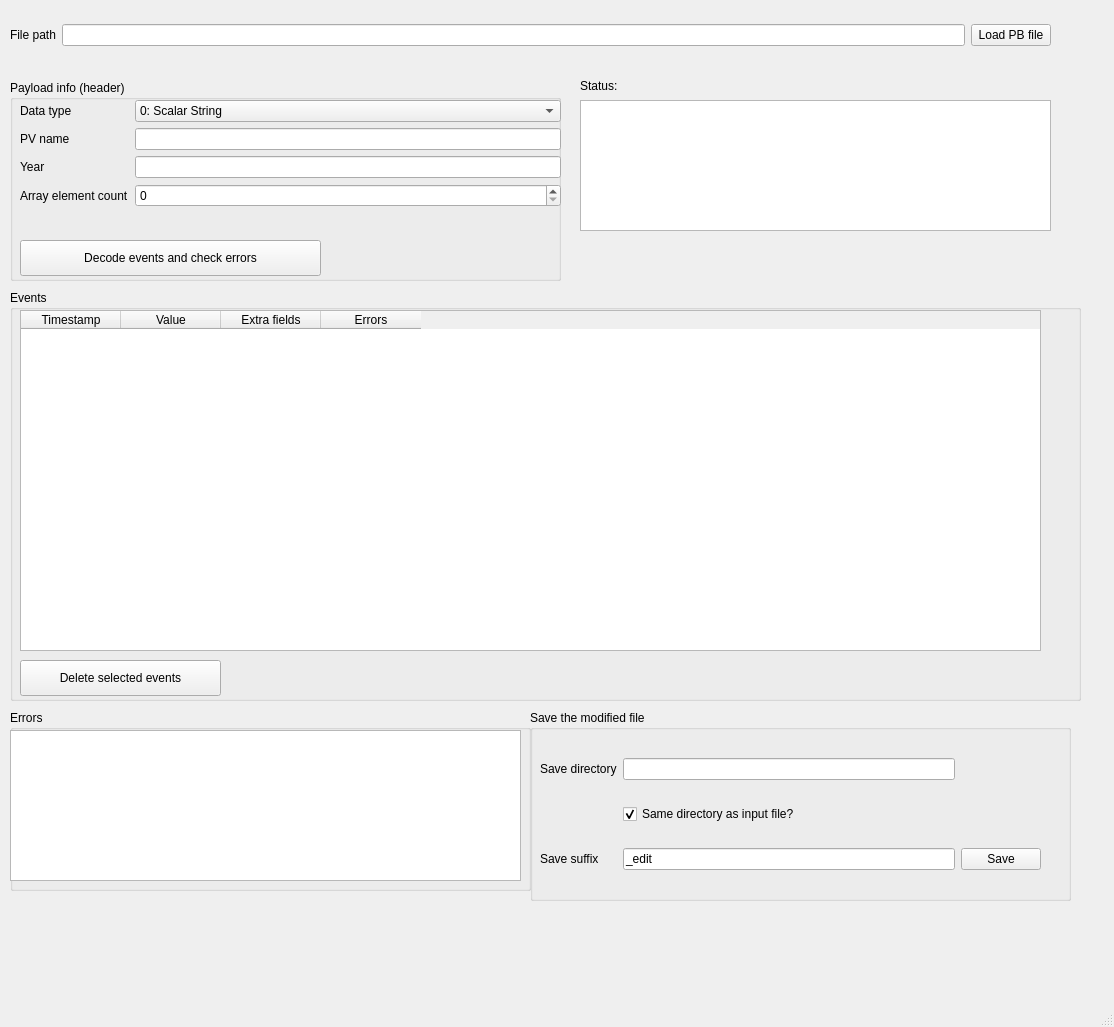
<?xml version="1.0" encoding="UTF-8"?>
<ui version="4.0">
 <class>MainWindow</class>
 <widget class="QMainWindow" name="MainWindow">
  <property name="geometry">
   <rect>
    <x>0</x>
    <y>0</y>
    <width>1114</width>
    <height>1027</height>
   </rect>
  </property>
  <property name="font">
   <font>
    <weight>50</weight>
    <bold>false</bold>
   </font>
  </property>
  <property name="windowTitle">
   <string>Protobuf Fixer</string>
  </property>
  <widget class="QWidget" name="centralwidget">
   <widget class="QWidget" name="gridLayoutWidget">
    <property name="geometry">
     <rect>
      <x>10</x>
      <y>10</y>
      <width>1041</width>
      <height>51</height>
     </rect>
    </property>
    <layout class="QGridLayout" name="gridLayout">
     <item row="0" column="1">
      <widget class="QLineEdit" name="input_file_path">
       <property name="font">
        <font>
         <family>Courier New</family>
         <weight>75</weight>
         <bold>true</bold>
        </font>
       </property>
      </widget>
     </item>
     <item row="0" column="0">
      <widget class="QLabel" name="label">
       <property name="text">
        <string>File path</string>
       </property>
      </widget>
     </item>
     <item row="0" column="2">
      <widget class="QPushButton" name="read_file_button">
       <property name="text">
        <string>Load PB file</string>
       </property>
       <property name="icon">
        <iconset theme="document-open">
         <normaloff>.</normaloff>.</iconset>
       </property>
      </widget>
     </item>
    </layout>
   </widget>
   <widget class="QGroupBox" name="groupBox">
    <property name="geometry">
     <rect>
      <x>10</x>
      <y>80</y>
      <width>551</width>
      <height>201</height>
     </rect>
    </property>
    <property name="title">
     <string>Payload info (header)</string>
    </property>
    <widget class="QWidget" name="formLayoutWidget">
     <property name="geometry">
      <rect>
       <x>10</x>
       <y>20</y>
       <width>541</width>
       <height>131</height>
      </rect>
     </property>
     <layout class="QFormLayout" name="formLayout">
      <item row="0" column="0">
       <widget class="QLabel" name="label_3">
        <property name="text">
         <string>Data type</string>
        </property>
       </widget>
      </item>
      <item row="0" column="1">
       <widget class="QComboBox" name="data_type_control">
        <item>
         <property name="text">
          <string>0: Scalar String</string>
         </property>
        </item>
        <item>
         <property name="text">
          <string>1: Scalar Short</string>
         </property>
        </item>
        <item>
         <property name="text">
          <string>2: Scalar Float</string>
         </property>
        </item>
        <item>
         <property name="text">
          <string>3: Scalar Enum</string>
         </property>
        </item>
        <item>
         <property name="text">
          <string>4: Scalar Byte</string>
         </property>
        </item>
        <item>
         <property name="text">
          <string>5: Scalar Int</string>
         </property>
        </item>
        <item>
         <property name="text">
          <string>6: Scalar Double</string>
         </property>
        </item>
        <item>
         <property name="text">
          <string>7: Vector String</string>
         </property>
        </item>
        <item>
         <property name="text">
          <string>8: Vector Short</string>
         </property>
        </item>
        <item>
         <property name="text">
          <string>9: Vector Float</string>
         </property>
        </item>
        <item>
         <property name="text">
          <string>10: Vector Enum</string>
         </property>
        </item>
        <item>
         <property name="text">
          <string>11: Vector Char</string>
         </property>
        </item>
        <item>
         <property name="text">
          <string>12: Vector Int</string>
         </property>
        </item>
        <item>
         <property name="text">
          <string>13: Vector Double</string>
         </property>
        </item>
        <item>
         <property name="text">
          <string>14: V4 Generic Bytes</string>
         </property>
        </item>
       </widget>
      </item>
      <item row="1" column="0">
       <widget class="QLabel" name="label_4">
        <property name="text">
         <string>PV name</string>
        </property>
       </widget>
      </item>
      <item row="1" column="1">
       <widget class="QLineEdit" name="pv_name_control"/>
      </item>
      <item row="2" column="0">
       <widget class="QLabel" name="label_5">
        <property name="text">
         <string>Year</string>
        </property>
       </widget>
      </item>
      <item row="2" column="1">
       <widget class="QLineEdit" name="year_control"/>
      </item>
      <item row="3" column="0">
       <widget class="QLabel" name="label_6">
        <property name="text">
         <string>Array element count</string>
        </property>
       </widget>
      </item>
      <item row="3" column="1">
       <widget class="QSpinBox" name="element_count_control">
        <property name="maximum">
         <number>999999999</number>
        </property>
       </widget>
      </item>
     </layout>
    </widget>
    <widget class="QPushButton" name="decode_button">
     <property name="geometry">
      <rect>
       <x>10</x>
       <y>160</y>
       <width>301</width>
       <height>36</height>
      </rect>
     </property>
     <property name="text">
      <string>Decode events and check errors</string>
     </property>
     <property name="icon">
      <iconset theme="go-down">
       <normaloff>.</normaloff>.</iconset>
     </property>
    </widget>
   </widget>
   <widget class="QGroupBox" name="groupBox_2">
    <property name="geometry">
     <rect>
      <x>10</x>
      <y>290</y>
      <width>1071</width>
      <height>411</height>
     </rect>
    </property>
    <property name="title">
     <string>Events</string>
    </property>
    <widget class="QTableWidget" name="events_table">
     <property name="geometry">
      <rect>
       <x>10</x>
       <y>20</y>
       <width>1021</width>
       <height>341</height>
      </rect>
     </property>
     <property name="selectionBehavior">
      <enum>QAbstractItemView::SelectRows</enum>
     </property>
     <property name="textElideMode">
      <enum>Qt::ElideNone</enum>
     </property>
     <property name="columnCount">
      <number>4</number>
     </property>
     <column>
      <property name="text">
       <string>Timestamp</string>
      </property>
     </column>
     <column>
      <property name="text">
       <string>Value</string>
      </property>
     </column>
     <column>
      <property name="text">
       <string>Extra fields</string>
      </property>
     </column>
     <column>
      <property name="text">
       <string>Errors</string>
      </property>
     </column>
    </widget>
    <widget class="QPushButton" name="delete_event_button">
     <property name="geometry">
      <rect>
       <x>10</x>
       <y>370</y>
       <width>201</width>
       <height>36</height>
      </rect>
     </property>
     <property name="text">
      <string>Delete selected events</string>
     </property>
     <property name="icon">
      <iconset theme="edit-delete">
       <normaloff>.</normaloff>.</iconset>
     </property>
    </widget>
   </widget>
   <widget class="QLabel" name="label_9">
    <property name="geometry">
     <rect>
      <x>580</x>
      <y>70</y>
      <width>199</width>
      <height>31</height>
     </rect>
    </property>
    <property name="text">
     <string>Status:</string>
    </property>
   </widget>
   <widget class="QTextEdit" name="status_box">
    <property name="geometry">
     <rect>
      <x>580</x>
      <y>100</y>
      <width>471</width>
      <height>131</height>
     </rect>
    </property>
    <property name="font">
     <font>
      <weight>75</weight>
      <bold>true</bold>
     </font>
    </property>
    <property name="readOnly">
     <bool>true</bool>
    </property>
   </widget>
   <widget class="QGroupBox" name="groupBox_3">
    <property name="geometry">
     <rect>
      <x>10</x>
      <y>710</y>
      <width>521</width>
      <height>181</height>
     </rect>
    </property>
    <property name="title">
     <string>Errors</string>
    </property>
    <widget class="QListWidget" name="errors_list">
     <property name="geometry">
      <rect>
       <x>0</x>
       <y>20</y>
       <width>511</width>
       <height>151</height>
      </rect>
     </property>
    </widget>
   </widget>
   <widget class="QGroupBox" name="groupBox_4">
    <property name="geometry">
     <rect>
      <x>530</x>
      <y>710</y>
      <width>541</width>
      <height>191</height>
     </rect>
    </property>
    <property name="title">
     <string>Save the modified file</string>
    </property>
    <widget class="QWidget" name="gridLayoutWidget_2">
     <property name="geometry">
      <rect>
       <x>10</x>
       <y>30</y>
       <width>501</width>
       <height>151</height>
      </rect>
     </property>
     <layout class="QGridLayout" name="gridLayout_2">
      <item row="2" column="1">
       <widget class="QLineEdit" name="save_suffix">
        <property name="text">
         <string>_edit</string>
        </property>
       </widget>
      </item>
      <item row="2" column="2">
       <widget class="QPushButton" name="save_button">
        <property name="text">
         <string>Save</string>
        </property>
        <property name="icon">
         <iconset theme="document-save">
          <normaloff>.</normaloff>.</iconset>
        </property>
       </widget>
      </item>
      <item row="2" column="0">
       <widget class="QLabel" name="label_8">
        <property name="text">
         <string>Save suffix</string>
        </property>
       </widget>
      </item>
      <item row="0" column="0">
       <widget class="QLabel" name="label_10">
        <property name="text">
         <string>Save directory</string>
        </property>
       </widget>
      </item>
      <item row="0" column="1">
       <widget class="QLineEdit" name="save_dir">
        <property name="text">
         <string/>
        </property>
       </widget>
      </item>
      <item row="1" column="1">
       <widget class="QCheckBox" name="same_dir_as_input">
        <property name="text">
         <string>Same directory as input file?</string>
        </property>
        <property name="checked">
         <bool>true</bool>
        </property>
       </widget>
      </item>
     </layout>
    </widget>
   </widget>
  </widget>
  <widget class="QMenuBar" name="menubar">
   <property name="geometry">
    <rect>
     <x>0</x>
     <y>0</y>
     <width>1114</width>
     <height>28</height>
    </rect>
   </property>
  </widget>
  <widget class="QStatusBar" name="statusbar"/>
 </widget>
 <resources/>
 <connections/>
</ui>
